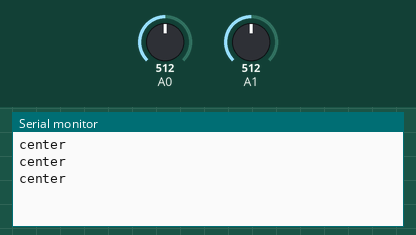
Recording of a sketch running on a simulated Arduino Uno, built with avr-gcc and run on an emulated ATmega328P. On the bench: the last lines printed to the serial monitor. The inputs (shaded band) are chosen by the test bench; at power-on: A0 = 512, A1 = 512.

Above: at 1.3 s.
1.4 s: A0 set to 558
At 1.9 s:
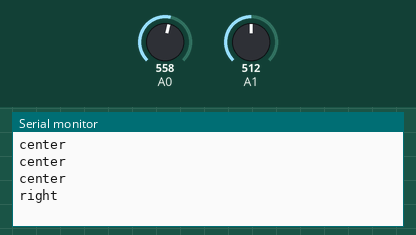
3.5 s: A1 set to 539
At 3.9 s:
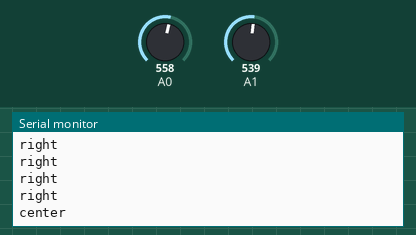
5.0 s: A1 set to 573
At 5.4 s:
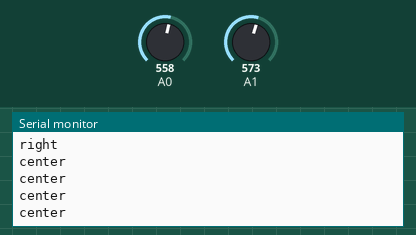
6.5 s: A1 set to 596
At 6.9 s:
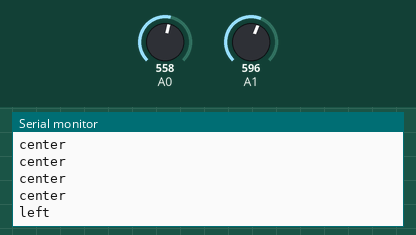

Measured:
- the behaviour switches between 541 and 542 on A0 (found by bisection; images 0 and 1)
- the behaviour switches between 528 and 529 on A1 (found by bisection; images 1 and 2)
- the behaviour switches between 588 and 589 on A1 (found by bisection; images 3 and 4)
- after the input at 1.4 s, the serial monitor: prints a new line after 0.10 s (image 1)
- after the input at 6.5 s, the serial monitor: prints a new line at once (image 4)

The sketch:

____.ino
```cpp
void setup() {
  // put your setup code here, to run once:

  Serial.begin (9600);

}

void loop() {
  // put your main code here, to run repeatedly:

  int valueleft ;
  int valueright ;
  int difference;

  valueleft = analogRead(A0) ;
  valueright = analogRead(A1) ;

  //Serial.println(valueleft) ;
  //Serial.println(valueright) ;

  difference=valueleft-valueright;
  //Serial.println(difference);


  if( difference <-30 ){
    Serial.println("left");
  }else if( difference<30){
    Serial.println("center") ;
  }else{
    Serial.println("right") ;
  }


   delay(500) ;


}
```
